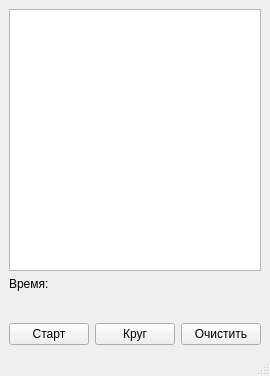
<?xml version="1.0" encoding="UTF-8"?>
<ui version="4.0">
 <class>MainWindow</class>
 <widget class="QMainWindow" name="MainWindow">
  <property name="geometry">
   <rect>
    <x>0</x>
    <y>0</y>
    <width>257</width>
    <height>376</height>
   </rect>
  </property>
  <property name="windowTitle">
   <string>MainWindow</string>
  </property>
  <widget class="QWidget" name="centralwidget">
   <layout class="QVBoxLayout" name="verticalLayout">
    <item>
     <layout class="QGridLayout" name="gridLayout">
      <item row="0" column="0" colspan="3">
       <widget class="QTextBrowser" name="textBrowser"/>
      </item>
      <item row="1" column="0">
       <widget class="QLabel" name="label">
        <property name="text">
         <string>Время:</string>
        </property>
       </widget>
      </item>
      <item row="3" column="0">
       <widget class="QPushButton" name="pB_Start">
        <property name="text">
         <string>Старт</string>
        </property>
       </widget>
      </item>
      <item row="3" column="2">
       <widget class="QPushButton" name="pushButton_3">
        <property name="text">
         <string>Очистить</string>
        </property>
       </widget>
      </item>
      <item row="3" column="1">
       <widget class="QPushButton" name="pB_Circle">
        <property name="text">
         <string>Круг</string>
        </property>
       </widget>
      </item>
      <item row="2" column="0">
       <widget class="QLabel" name="label_2">
        <property name="font">
         <font>
          <pointsize>13</pointsize>
         </font>
        </property>
        <property name="text">
         <string/>
        </property>
        <property name="alignment">
         <set>Qt::AlignRight|Qt::AlignTrailing|Qt::AlignVCenter</set>
        </property>
       </widget>
      </item>
      <item row="2" column="1">
       <widget class="QLabel" name="label_3">
        <property name="font">
         <font>
          <pointsize>13</pointsize>
         </font>
        </property>
        <property name="text">
         <string/>
        </property>
        <property name="alignment">
         <set>Qt::AlignCenter</set>
        </property>
       </widget>
      </item>
      <item row="2" column="2">
       <widget class="QLabel" name="label_4">
        <property name="font">
         <font>
          <pointsize>13</pointsize>
         </font>
        </property>
        <property name="text">
         <string/>
        </property>
       </widget>
      </item>
     </layout>
    </item>
   </layout>
  </widget>
  <widget class="QMenuBar" name="menubar">
   <property name="geometry">
    <rect>
     <x>0</x>
     <y>0</y>
     <width>257</width>
     <height>22</height>
    </rect>
   </property>
  </widget>
  <widget class="QStatusBar" name="statusbar"/>
 </widget>
 <resources/>
 <connections/>
</ui>
